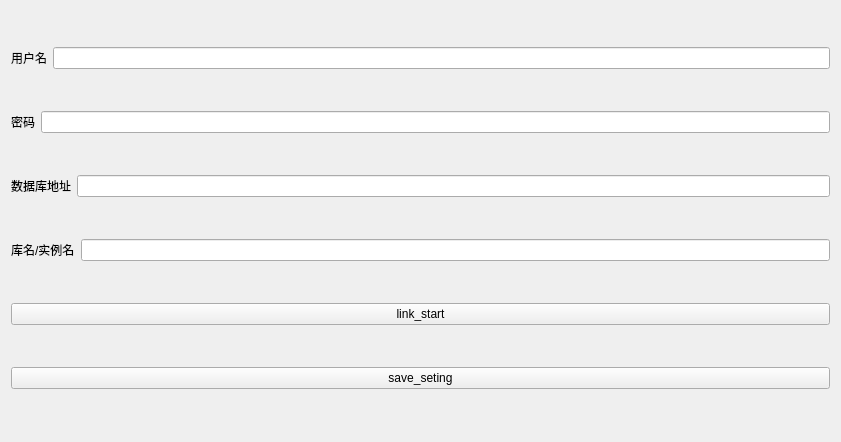
<?xml version="1.0" encoding="UTF-8"?>
<ui version="4.0">
 <class>Form</class>
 <widget class="QWidget" name="Form">
  <property name="geometry">
   <rect>
    <x>0</x>
    <y>0</y>
    <width>841</width>
    <height>442</height>
   </rect>
  </property>
  <property name="windowTitle">
   <string>Form</string>
  </property>
  <layout class="QHBoxLayout" name="horizontalLayout_5">
   <item>
    <layout class="QVBoxLayout" name="verticalLayout">
     <item>
      <layout class="QHBoxLayout" name="horizontalLayout">
       <item>
        <widget class="QLabel" name="label">
         <property name="text">
          <string>用户名</string>
         </property>
        </widget>
       </item>
       <item>
        <widget class="QLineEdit" name="lineEdit"/>
       </item>
      </layout>
     </item>
     <item>
      <layout class="QHBoxLayout" name="horizontalLayout_2">
       <item>
        <widget class="QLabel" name="label_2">
         <property name="text">
          <string>密码</string>
         </property>
        </widget>
       </item>
       <item>
        <widget class="QLineEdit" name="lineEdit_2"/>
       </item>
      </layout>
     </item>
     <item>
      <layout class="QHBoxLayout" name="horizontalLayout_3">
       <item>
        <widget class="QLabel" name="label_3">
         <property name="text">
          <string>数据库地址</string>
         </property>
        </widget>
       </item>
       <item>
        <widget class="QLineEdit" name="lineEdit_3"/>
       </item>
      </layout>
     </item>
     <item>
      <layout class="QHBoxLayout" name="horizontalLayout_4">
       <item>
        <widget class="QLabel" name="label_4">
         <property name="text">
          <string>库名/实例名</string>
         </property>
        </widget>
       </item>
       <item>
        <widget class="QLineEdit" name="lineEdit_4"/>
       </item>
      </layout>
     </item>
     <item>
      <widget class="QPushButton" name="pushButton">
       <property name="text">
        <string>link_start</string>
       </property>
      </widget>
     </item>
     <item>
      <widget class="QPushButton" name="pushButton_2">
       <property name="text">
        <string>save_seting</string>
       </property>
      </widget>
     </item>
    </layout>
   </item>
  </layout>
 </widget>
 <resources/>
 <connections/>
</ui>
